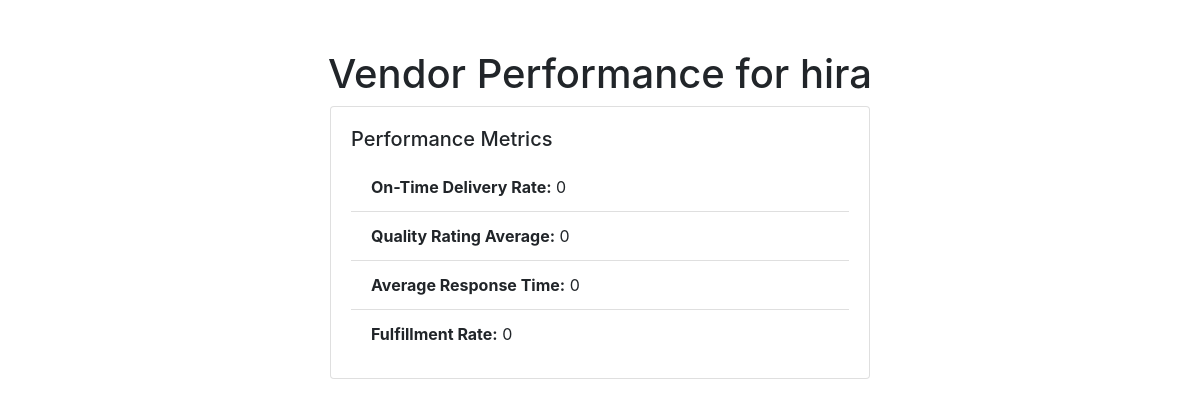
Page /api/vendors/5/performance on the earlier database version.
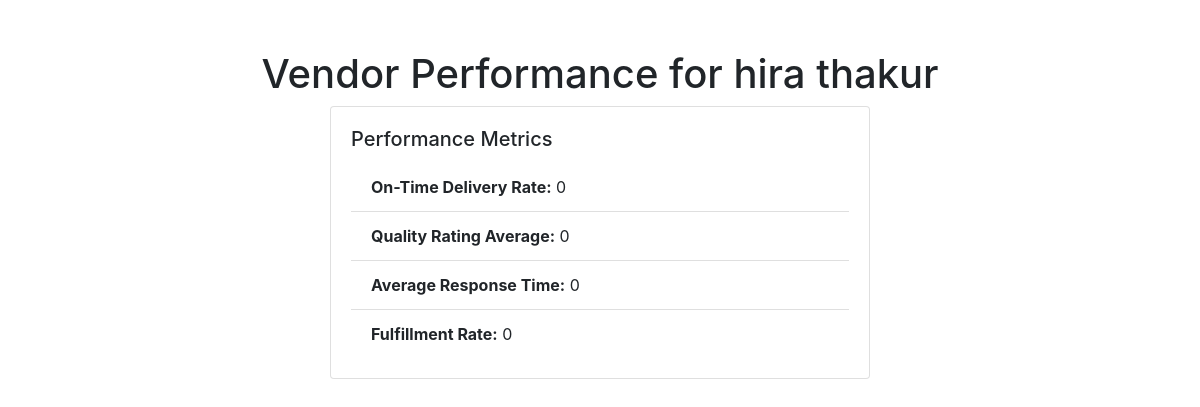
Same page on the later database version.
### vms/models.py (models this page shows, shortened)
class Vendor(models.Model):
    name = models.CharField(max_length=50)
    contact_details = models.TextField()
    address = models.TextField()
    vendor_code = models.CharField(max_length=20, unique=True)
    on_time_delivery_rate = models.FloatField(default=0)
    quality_rating_avg = models.FloatField(default=0)
    average_response_time = models.FloatField(default=0)
    fulfillment_rate = models.FloatField(default=0)

### vms/views.py (the view)
# urls.py: path('api/vendors/<int:vendor_id>/performance', views.VendorPerformanceView.as_view()),
class VendorPerformanceView(APIView):
    def get(self, request, vendor_id):
        vendor = Vendor.objects.get(pk=vendor_id)
        completed_pos = PurchaseOrder.objects.filter(vendor=vendor, status='completed')
        total_completed_pos = completed_pos.count()
        on_time_delivered_pos = completed_pos.filter(delivery_date__lte=timezone.now()).count()
        on_time_delivery_rate = on_time_delivered_pos / total_completed_pos if total_completed_pos > 0 else 0
        quality_rating_avg = PurchaseOrder.objects.filter(vendor=vendor, quality_rating__isnull=False).aggregate(avg_quality_rating=Avg('quality_rating'))['avg_quality_rating'] or 0
        avg_response_time_timedelta = PurchaseOrder.objects.filter(vendor=vendor, acknowledgment_date__isnull=False).aggregate(
            avg_response_time=ExpressionWrapper(
                Avg(F('acknowledgment_date') - F('issue_date')),
                output_field=fields.DurationField()
            )
        )['avg_response_time']
        avg_response_time_seconds = avg_response_time_timedelta.total_seconds() if avg_response_time_timedelta else 0
        total_pos = PurchaseOrder.objects.filter(vendor=vendor).count()
        fulfilled_pos = PurchaseOrder.objects.filter(vendor=vendor, status='completed').count()
        fulfillment_rate = fulfilled_pos / total_pos if total_pos > 0 else 0
        context = {
            'vendor': vendor,
            'on_time_delivery_rate': on_time_delivery_rate,
            'quality_rating_avg': quality_rating_avg,
            'average_response_time': avg_response_time_seconds,  # No need to call total_seconds() again
            'fulfillment_rate': fulfillment_rate,
        }
        return render(request, 'performance/performance.html', context)

### templates/performance/performance.html (shortened to what this page needs)
<!DOCTYPE html>
<html lang="en">
<head>
    <link href="https://stackpath.bootstrapcdn.com/bootstrap/4.5.2/css/bootstrap.min.css" rel="stylesheet">
</head>
<body>
    <div class="container">
        <h1 class="text-center">Vendor Performance for {{ vendor.name }}</h1>
        <div class="row justify-content-center">
            <div class="col-md-6">
                <div class="card">
                    <div class="card-body">
                        <h5 class="card-title">Performance Metrics</h5>
                        <ul class="list-group list-group-flush">
                            <li class="list-group-item"><strong>On-Time Delivery Rate:</strong> {{ on_time_delivery_rate }}</li>
                            <li class="list-group-item"><strong>Quality Rating Average:</strong> {{ quality_rating_avg }}</li>
                            <li class="list-group-item"><strong>Average Response Time:</strong> {{ average_response_time }}</li>
                            <li class="list-group-item"><strong>Fulfillment Rate:</strong> {{ fulfillment_rate }}</li>
                        </ul>
                    </div>
                </div>
            </div>
        </div>
    </div>
</body>
</html>

Differences in the rows shown:
changed Vendor: name "hira" → "hira thakur"
